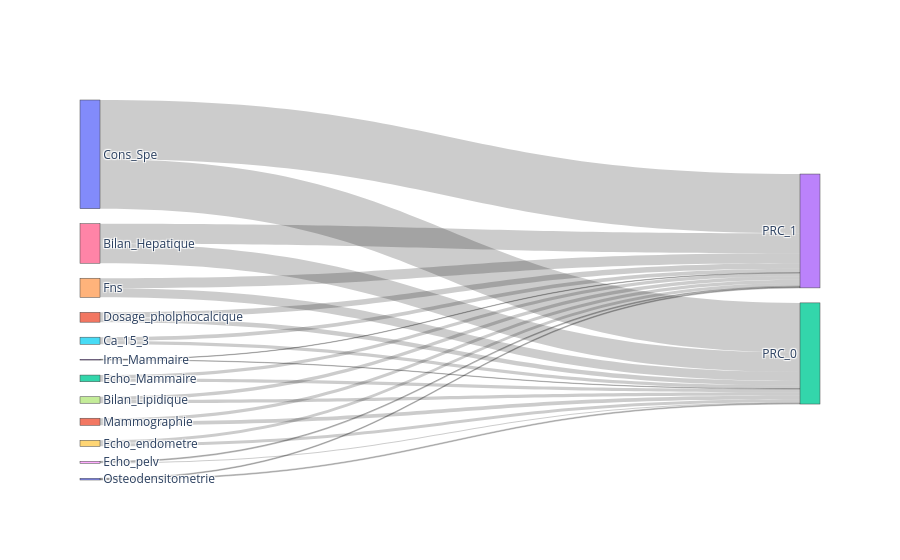

Notebook code for this chart:
### Code cell
import pandas as pd
import matplotlib.pyplot as plt
import plotly.graph_objects as go

# Fonction adaptée à df_long
def moyenne_par_acte_conditionnelle_long(df_long, acte, condition_col=None):
    df_acte = df_long[df_long["Acte"] == acte]
    if condition_col:
        df_acte = df_acte[df_acte[condition_col] == 1]
    if df_acte.empty:
        return pd.DataFrame({f"PRC_0": [0], f"PRC_1": [0]}, index=[acte])
    
    moyennes = df_acte.groupby("PRC")["Nb_realisations"].mean().to_frame().T
    moyennes.columns = [f"PRC_{col}" for col in moyennes.columns]
    moyennes.index = [acte]
    return moyennes

# Dictionnaire des conditions spécifiques
actes_conditions = {
    "Cons_Spe": None,
    "Mammographie": None,
    "Echo_Mammaire": None,
    "Irm_Mammaire": None,
    "Fns": None,
    "Ca_15_3": None,
    "Bilan_Hepatique": None,
    "Bilan_Lipidique": None,
    "Echo_pelv": "Tamoxifen",
    "Echo_endometre": "Tamoxifen",
    "Osteodensitometrie": "Anti_arom",
    "Dosage_pholphocalcique": "Anti_arom"
}

# Calcul des moyennes
moyennes_finales = []
for acte, condition in actes_conditions.items():
    moy = moyenne_par_acte_conditionnelle_long(df_long, acte, condition)
    moyennes_finales.append(moy)

df_moyennes_pps = pd.concat(moyennes_finales)

# Ajouter la différence PRC_1 - PRC_0
df_moyennes_pps["Différence PRC1 - PRC_0"] = df_moyennes_pps["PRC_1"] - df_moyennes_pps["PRC_0"]

# Affichage tableau
print(df_moyennes_pps)

# Sankey
labels = list(df_moyennes_pps.index) + ["PRC_0", "PRC_1"]
sources, targets, values = [], [], []

for i, acte in enumerate(df_moyennes_pps.index):
    sources += [i, i]
    targets += [len(df_moyennes_pps.index), len(df_moyennes_pps.index)+1]
    values += [df_moyennes_pps.loc[acte, "PRC_0"], df_moyennes_pps.loc[acte, "PRC_1"]]

fig = go.Figure(data=[go.Sankey(
    node=dict(label=labels, pad=15, thickness=20),
    link=dict(source=sources, target=targets, value=values)
)])
fig.show()

# Histogramme style "code initial"
plt.figure(figsize=(10, 5))
plt.bar(df_moyennes_pps.index, df_moyennes_pps["Différence PRC1 - PRC_0"], color="skyblue")
plt.xticks(rotation=45, ha='right')
plt.ylabel("Différence moyenne (PRC1 - PRC0)")
plt.title("Comparaison des actes médicaux entre PRC1 et PRC0")
plt.grid(axis="y", linestyle="--", alpha=0.7)
plt.tight_layout()
plt.show()

### Figure 1 — Plotly figure (JSON) as saved in the notebook; plotly's stock layout.template omitted (floating-point values rounded to 4 significant figures)
{"data": [{"link": {"source": [0, 0, 1, 1, 2, 2, 3, 3, 4, 4, 5, 5, 6, 6, 7, 7, 8, 8, 9, 9, 10, 10, 11, 11], "target": [12, 13, 12, 13, 12, 13, 12, 13, 12, 13, 12, 13, 12, 13, 12, 13, 12, 13, 12, 13, 12, 13, 12, 13], "value": [78.29, 93.74, 5.716, 5.491, 5.276, 5.302, 0.5819, 0.6746, 14.34, 15.93, 5.222, 5.982, 30.93, 31.61, 5.076, 5.178, 1.598, 1.478, 4.748, 4.761, 1.414, 1.329, 6.869, 8.684]}, "node": {"label": ["Cons_Spe", "Mammographie", "Echo_Mammaire", "Irm_Mammaire", "Fns", "Ca_15_3", "Bilan_Hepatique", "Bilan_Lipidique", "Echo_pelv", "Echo_endometre", "Osteodensitometrie", "Dosage_pholphocalcique", "PRC_0", "PRC_1"], "pad": 15, "thickness": 20}, "type": "sankey"}], "layout": {}}
